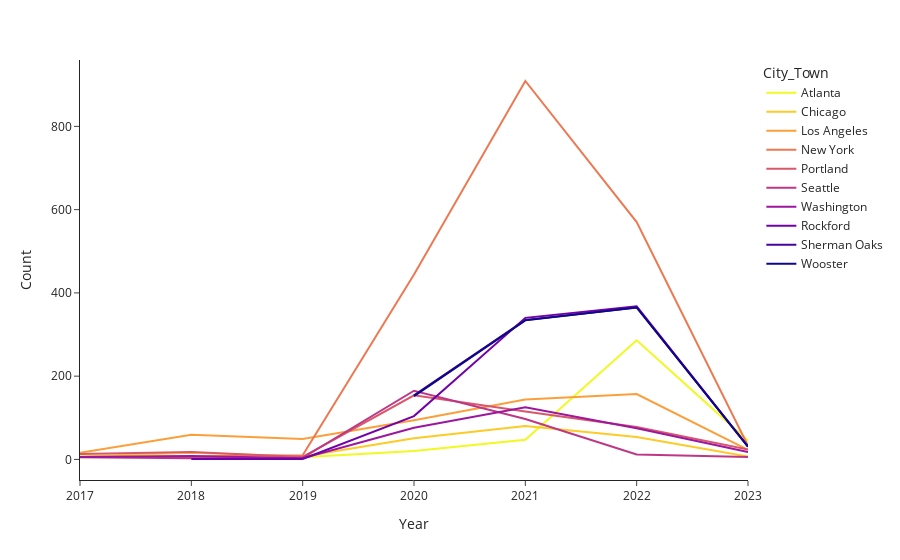

Notebook cell for this chart:
### Code cell
def protest_cities_line():
    """
    """
    # identify 10 cities with highest number of protests  
    df = protest_data()
    dfg = df.groupby(['City_Town']).size().to_frame().sort_values([0], ascending = False).head(10).reset_index()
    cities = list(dfg['City_Town'])

    # subset dataset to only include these 10 cities 
    df['Count'] = 1
    df = df.loc[df['City_Town'].isin(cities)]
    # pivot data by year 
    df_pivot = df.groupby(['Year', 'City_Town']).count().reset_index()
    fig = px.line(df_pivot, x='Year', y='Count', color='City_Town', template="simple_white", color_discrete_sequence= px.colors.sequential.Plasma_r)

    # pd.pivot_table(df, index= ['Year', 'City_Town'], values='Date',
    # #         aggfunc='count', margins=True, margins_name='Count')
    # df_pivot.drop(index='Count', inplace=True)
    # df_pivot.rename({'Date':'Count'}, axis='columns', inplace=True)
    return fig.show()

protest_cities_line()

### Figure 1 — Plotly figure (JSON) as saved in the notebook; plotly's stock layout.template omitted (floating-point values rounded to 4 significant figures)
{"data": [{"hovertemplate": "City_Town=Atlanta<br>Year=%{x}<br>Count=%{y}<extra></extra>", "legendgroup": "Atlanta", "line": {"color": "#f0f921", "dash": "solid"}, "marker": {"symbol": "circle"}, "mode": "lines", "name": "Atlanta", "orientation": "v", "showlegend": true, "type": "scatter", "x": [2017, 2019, 2020, 2021, 2022, 2023], "xaxis": "x", "y": [5, 5, 20, 47, 286, 45], "yaxis": "y"}, {"hovertemplate": "City_Town=Chicago<br>Year=%{x}<br>Count=%{y}<extra></extra>", "legendgroup": "Chicago", "line": {"color": "#fdca26", "dash": "solid"}, "marker": {"symbol": "circle"}, "mode": "lines", "name": "Chicago", "orientation": "v", "showlegend": true, "type": "scatter", "x": [2017, 2018, 2019, 2020, 2021, 2022, 2023], "xaxis": "x", "y": [7, 16, 7, 51, 80, 54, 7], "yaxis": "y"}, {"hovertemplate": "City_Town=Los Angeles<br>Year=%{x}<br>Count=%{y}<extra></extra>", "legendgroup": "Los Angeles", "line": {"color": "#fb9f3a", "dash": "solid"}, "marker": {"symbol": "circle"}, "mode": "lines", "name": "Los Angeles", "orientation": "v", "showlegend": true, "type": "scatter", "x": [2017, 2018, 2019, 2020, 2021, 2022, 2023], "xaxis": "x", "y": [16, 59, 49, 94, 144, 157, 23], "yaxis": "y"}, {"hovertemplate": "City_Town=New York<br>Year=%{x}<br>Count=%{y}<extra></extra>", "legendgroup": "New York", "line": {"color": "#ed7953", "dash": "solid"}, "marker": {"symbol": "circle"}, "mode": "lines", "name": "New York", "orientation": "v", "showlegend": true, "type": "scatter", "x": [2017, 2018, 2019, 2020, 2021, 2022, 2023], "xaxis": "x", "y": [6, 7, 10, 444, 909, 570, 33], "yaxis": "y"}, {"hovertemplate": "City_Town=Portland<br>Year=%{x}<br>Count=%{y}<extra></extra>", "legendgroup": "Portland", "line": {"color": "#d8576b", "dash": "solid"}, "marker": {"symbol": "circle"}, "mode": "lines", "name": "Portland", "orientation": "v", "showlegend": true, "type": "scatter", "x": [2017, 2018, 2019, 2020, 2021, 2022, 2023], "xaxis": "x", "y": [13, 18, 6, 154, 115, 78, 24], "yaxis": "y"}, {"hovertemplate": "City_Town=Seattle<br>Year=%{x}<br>Count=%{y}<extra></extra>", "legendgroup": "Seattle", "line": {"color": "#bd3786", "dash": "solid"}, "marker": {"symbol": "circle"}, "mode": "lines", "name": "Seattle", "orientation": "v", "showlegend": true, "type": "scatter", "x": [2017, 2018, 2019, 2020, 2021, 2022, 2023], "xaxis": "x", "y": [5, 3, 4, 165, 97, 12, 6], "yaxis": "y"}, {"hovertemplate": "City_Town=Washington<br>Year=%{x}<br>Count=%{y}<extra></extra>", "legendgroup": "Washington", "line": {"color": "#9c179e", "dash": "solid"}, "marker": {"symbol": "circle"}, "mode": "lines", "name": "Washington", "orientation": "v", "showlegend": true, "type": "scatter", "x": [2017, 2018, 2019, 2020, 2021, 2022, 2023], "xaxis": "x", "y": [6, 8, 3, 76, 125, 75, 18], "yaxis": "y"}, {"hovertemplate": "City_Town=Rockford<br>Year=%{x}<br>Count=%{y}<extra></extra>", "legendgroup": "Rockford", "line": {"color": "#7201a8", "dash": "solid"}, "marker": {"symbol": "circle"}, "mode": "lines", "name": "Rockford", "orientation": "v", "showlegend": true, "type": "scatter", "x": [2018, 2019, 2020, 2021, 2022, 2023], "xaxis": "x", "y": [1, 1, 104, 340, 368, 31], "yaxis": "y"}, {"hovertemplate": "City_Town=Sherman Oaks<br>Year=%{x}<br>Count=%{y}<extra></extra>", "legendgroup": "Sherman Oaks", "line": {"color": "#46039f", "dash": "solid"}, "marker": {"symbol": "circle"}, "mode": "lines", "name": "Sherman Oaks", "orientation": "v", "showlegend": true, "type": "scatter", "x": [2020, 2021, 2022, 2023], "xaxis": "x", "y": [154, 335, 365, 31], "yaxis": "y"}, {"hovertemplate": "City_Town=Wooster<br>Year=%{x}<br>Count=%{y}<extra></extra>", "legendgroup": "Wooster", "line": {"color": "#0d0887", "dash": "solid"}, "marker": {"symbol": "circle"}, "mode": "lines", "name": "Wooster", "orientation": "v", "showlegend": true, "type": "scatter", "x": [2020, 2021, 2022, 2023], "xaxis": "x", "y": [152, 334, 365, 31], "yaxis": "y"}], "layout": {"legend": {"title": {"text": "City_Town"}, "tracegroupgap": 0}, "margin": {"t": 60}, "xaxis": {"anchor": "y", "domain": [0, 1], "title": {"text": "Year"}}, "yaxis": {"anchor": "x", "domain": [0, 1], "title": {"text": "Count"}}}}
